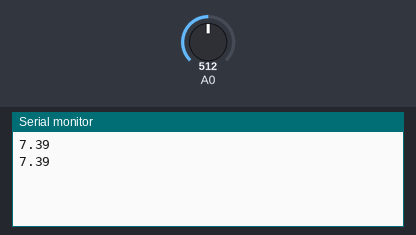
The sketch below on a simulated Arduino Mega 2560, built with avr-gcc and run on an emulated ATmega2560. Parts: the last lines printed to the serial monitor. The inputs (shaded band) are chosen by the test bench; at power-on: A0 = 512.

Above: at 3.2 s.
3.3 s: A0 set to 716
At 4.6 s:
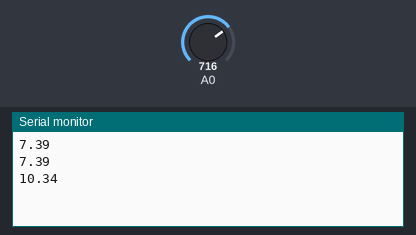
4.8 s: A0 set to 900
At 5.8 s:
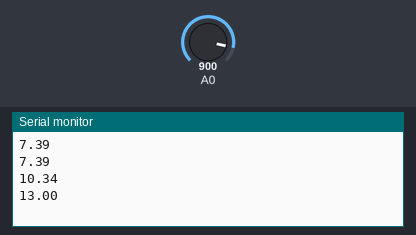
Timing chart, 0 to 7.8 s (numbered marks = the images above; inputs shaded):
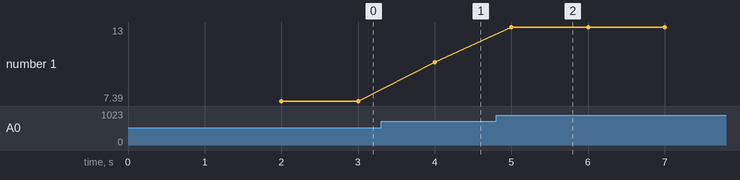

The sketch:

cotest.ino
```cpp
#include <ArduinoJson.h>
#include <SoftwareSerial.h>
#include <TimerOne.h>
#define DebugSerial Serial
#define GPRS900ASerail Serial1//GPRS模块
#define PMS5003Serial Serial2
#define DSSerial Serial3//ch2o传感器

#define Success 1U
#define Failure 0U

void setup(){

  DebugSerial.begin(9600);
  delay(2000);

}


void loop(){
  //硬件初始化

  float n = analogRead(0) * 0.01444;
  DebugSerial.println(n);

  delay(1000);
}
```

Measured:
- after the input at 3.3 s, the serial monitor: prints a new line after 0.70 s (image 1)
- after the input at 4.8 s, the serial monitor: prints a new line after 0.20 s (image 2)
- plotted number 1: 7.39 → 10.34 after the input at 3.3 s, 10.34 → 13 after the input at 4.8 s
